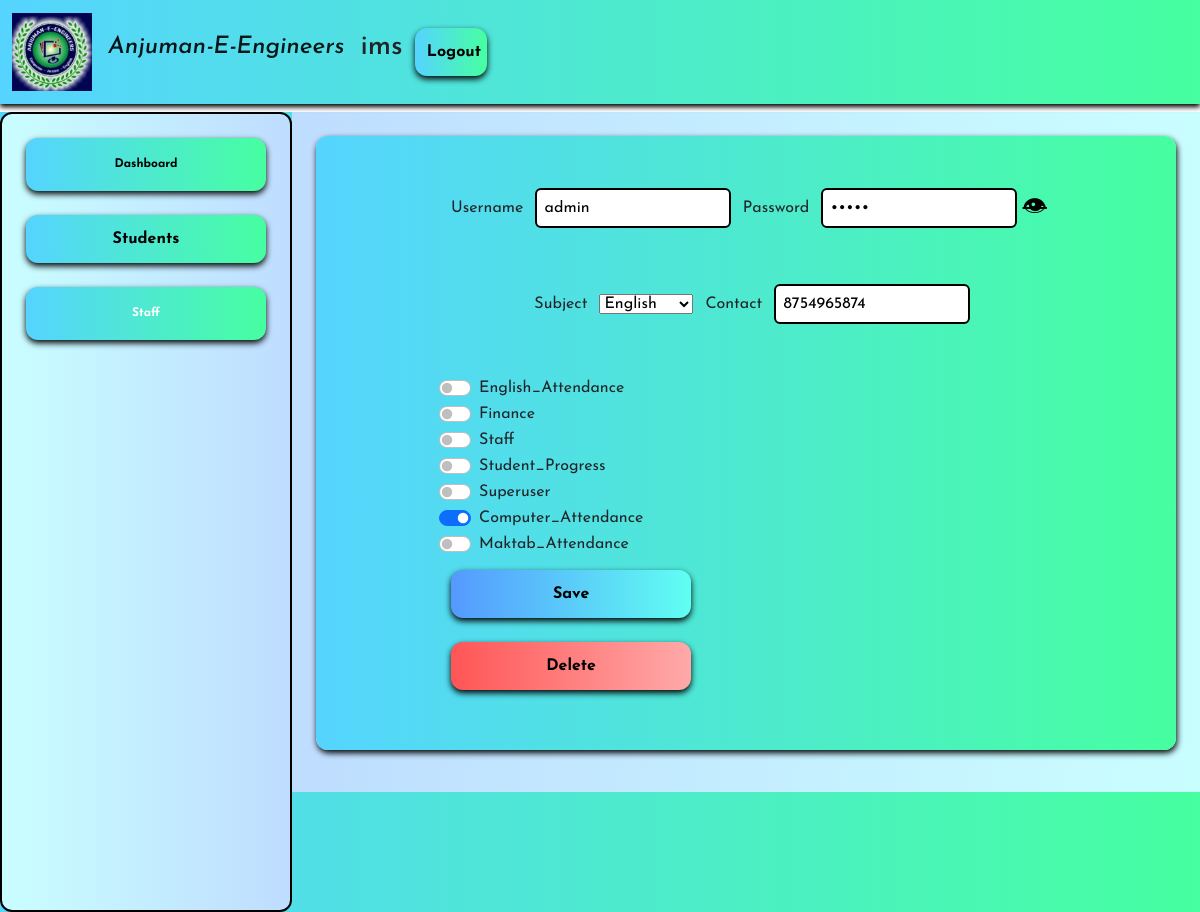
Page /editstaff/admin (signed in) on the committed database.
### home/models.py (models this page shows)
class StaffPermission(models.Model):
    username = models.CharField(max_length=200,default="")
    permission = models.CharField(max_length=100)

class StaffMember(models.Model):
    username = models.CharField(max_length=200,default='')
    password = models.CharField(max_length=200,default='')
    subject = models.CharField(max_length=100,default='',blank=True, null = True)
    mobile = models.CharField(max_length=10,default='')

class Permissions(models.Model):
    permission_name = models.CharField(max_length=200)

### home/views.py (the view)
# urls.py: path('editstaff/<str:username>',views.editstaff),
def editstaff(request,username):
    if request.user.is_authenticated:
        staffmember = StaffMember.objects.get(username=username)
        print(staffmember)
        userpermissions = StaffPermission.objects.filter(username=request.user.username)
        editmemberpermissions = StaffPermission.objects.filter(username=username)
        permissions = Permissions.objects.all()
        for perm in editmemberpermissions:
            if perm.permission == 'Superuser':
                permissions = Permissions.objects.filter(permission_name = perm.permission)
        print(userpermissions)
        subjects = Subjects.objects.all()
        batches = Batches.objects.all()
        return render(request,'staffform.html',{'subjects':subjects,'staffpermissions':userpermissions,'member':staffmember,'batches':batches,'permissions':permissions,'editmemberpermissions':editmemberpermissions})
    return redirect('/')

### home/templates/staffform.html (shortened to what this page needs)
{% extends 'staff.html' %}
{% block content %}
<div class="form">
    <form action="/savestaff/{{member.username}}" method="post"> {% csrf_token %}
    <div class="form-row-1">
        <label class="form-label" for="" >Username</label>
        <input name='username' value='{{member.username}}' class="inputbox" placeholder="username" type="text" required>
        <label class="form-label" for="">Password</label>
        <input id="passinput" name='password' value='{{member.password}}' class="inputbox" placeholder="password" type="password" required>
        <button id="eye" type='button'><s>&#128065;</s></button>
    </div>
    <div class="form-row-2">
    <label class='form-label' for="">Subject</label>
    <select name="subject" id="subject" required>
        <option style='color: grey;' id='crntsubject' value="{{member.subject}}" selected ><strong>{{member.subject}}</strong></option>
    </select>
    <label class='form-label' for="">Contact</label>
    <input value='{{member.mobile}}' name='contact' type="tel" class='inputbox'>
    </div>
    <div class="form-row-3">
        {% for permission in permissions %}
        <div class="permission-div">
            <div class="form-check form-switch">
                <input
                name='permission'
                {% for staffpermission in editmemberpermissions %}
                {% if staffpermission.permission == permission.permission_name %}
                 checked
                 name='permitted{{staffpermission.permission}}'
                 {% endif %}
                 {% endfor %}
                  value="{{permission.permission_name}}" class="form-check-input" type="checkbox" role="switch" id="flexSwitchCheckDefault">
                <label class="form-check-label" for="">{{permission.permission_name}}</label>
              </div>
        </div>
        {% endfor %}
        <button type="submit" style="background-image: linear-gradient(to right, rgb(85, 153, 255),rgb(96, 255, 242));" class="sidebarbtn">Save</button>
        <button type="button" data-target="#exampleModalCenter" style="background-image: linear-gradient(to right, rgb(255, 85, 85),rgb(255, 169, 169));" data-toggle="modal" class="sidebarbtn">Delete</button>
    </form>
    </div>
</div>
</div>
{% endblock content %}

### home/templates/staff.html (shortened to what this page needs)
{% extends 'home.html' %}
{% block editstaffbtn %}
<a onclick="PlayClick(clicksound)" href="/staff/" ><button id="activebtnn" class="sidebarbtn">Staff</button></a>{% endblock editstaffbtn %}

### home/templates/home.html (shortened to what this page needs)
<!doctype html>
{% load static %}
<html lang="en">
  <head>
    <link href="https://cdn.jsdelivr.net/npm/bootstrap@5.2.1/dist/css/bootstrap.min.css" rel="stylesheet">
  </head>
  <body>
    <nav class="navbar navbar-expand-lg bg-light">
        <div class="container-fluid">
            <a class="navbar-brand" href="/home/">
                <img id="logo" src="{% static 'anjumanlogo.jpg' %}" alt="Anjuman Logo" width="80">
            </a>
          <a class="navbar-brand" href="/home/"><h4><i>Anjuman-E-Engineers</i></h4></a>
          <div class="collapse navbar-collapse" id="navbarSupportedContent">
            <h3>{{user.username}}</h3>
            <a href="/logout/"><button type="button" class="smallbtn">Logout</button></a>
          </div>
        </div>
      </nav>
      <main>
        <div class='main'>
          {% block main %}
            <div class='sidebar'>
              {% for permission in staffpermissions %}
              {% if permission.permission == 'Dashboard' or permission.permission == 'Superuser'%}
                <a onclick="PlayClick(clicksound)" href="/home/" ><button id="activebtn" class="sidebarbtn">Dashboard</button></a>
                {% endif %}
                {% if permission.permission == 'Maktab_Attendance' or permission.permission == 'English_Attendance' or permission.permission == 'Computer_Attendance' or permission.permission == 'Superuser'%}
                {% block studentsidebar %} <a onclick="PlayClick(clicksound)" href="/students/" id="studentsbtn"><button class="sidebarbtn">Students</button></a>{% endblock studentsidebar %}
                {% endif %}
                {% if permission.permission == 'Staff' or permission.permission == 'Superuser'%}
                {% block editstaffbtn %}{% endblock editstaffbtn %}
                {% endif %}
                {% endfor %}
            </div>
            <div class='content'>
              {% block content %}{% endblock content %}
            {% endblock main %}
      </main>
  </body>
</html>

### home/templates/home.html (style rules this page uses)
* { margin: 0; padding: 0; }
html, body { height: 100%; overflow: hidden; }
body { font-family: 'Josefin Sans', sans-serif; }
.inputbox { height: 5vh; padding: 0.6vw; border-radius: 0.5vw; border: 2px solid black; }
.main { background-image: linear-gradient(to right, rgb(85, 212, 255),rgb(70, 255, 160)); display: flex; flex-direction: row; width: 100vw; height: 100vh; }
.navbar { background-image: linear-gradient(to right, rgb(85, 212, 255),rgb(70, 255, 160)); box-shadow: 0px 3px 5px black; z-index: 11; margin-bottom: 1vh; }
.sidebar { background-image: linear-gradient(to left, rgb(191, 221, 255),rgb(201, 254, 255)); display: flex; flex-direction: column; border: 2px solid black; border-radius: 1vw; padding: 1vw; }
.sidebarbtn { background-image: linear-gradient(to right, rgb(85, 212, 255),rgb(70, 255, 160)); padding: 1.5vh ; width: 20vw; border-radius: 1vw; border: none; margin: 1.5vh 1vw; font-weight: bold; box-shadow: 0px 3px 6px black; }
.smallbtn { background-image: linear-gradient(to right, rgb(85, 212, 255),rgb(70, 255, 160)); padding: 1.5vh ; width: 6vw; border-radius: 1vw; border: none; margin: 1.5vh 1vw; font-weight: bold; box-shadow: 0px 3px 6px black; }
.content { background-image: linear-gradient(to left, rgb(201, 254, 255),rgb(191, 221, 255)); width: 100%; display: flex; flex-direction: column; height: 85%; overflow-y: auto; overflow-x: hidden; }
body { overflow: hidden; height: 100%; }
#activebtn { padding: 2.2vh ; color: white; font-size: 1vw; }

### home/templates/staff.html (style rules this page uses)
#activebtnn { padding: 2.2vh ; color: white; font-size: 1vw; }
#activebtn { padding: 2.2vh ; color: black; font-size: 1vw; }

### home/templates/staffform.html (style rules this page uses)
.form { display: flex; justify-content: center; align-items: center; align-content: center; padding: 2vw; background-image: linear-gradient(to right, rgb(85, 212, 255),rgb(70, 255, 160)); margin: 2vw; border-radius: 1vw; flex-direction: column; box-shadow: 1px 3px 6px black }
.form-row-1 { display: inline-flex; justify-content: center; padding: 2vw; align-items: center; }
.form-row-2 { display: flex; justify-content: center; padding: 2vw; align-items: center; }
.form-label { margin: 1vw; }
.form-row-3 { display: flex; justify-content: center; flex-direction: column; margin: 2vw; }
#eye { background-color: transparent; padding: 0.5vw; border: none; font-size: 2vw; }

### rows in the picture
StaffPermission: permission "Dashboard"
StaffMember: username "admin", contact "8754965874"
Permissions: permission_name "English_Attendance"
StaffPermission: permission "☑"
Permissions: permission_name "Finance"
Permissions: permission_name "Staff"
Permissions: permission_name "Student_Progress"
Permissions: permission_name "Superuser"
Permissions: permission_name "Computer_Attendance"
Permissions: permission_name "Maktab_Attendance"

### other values in the picture
{{ user.username }} "ims"
